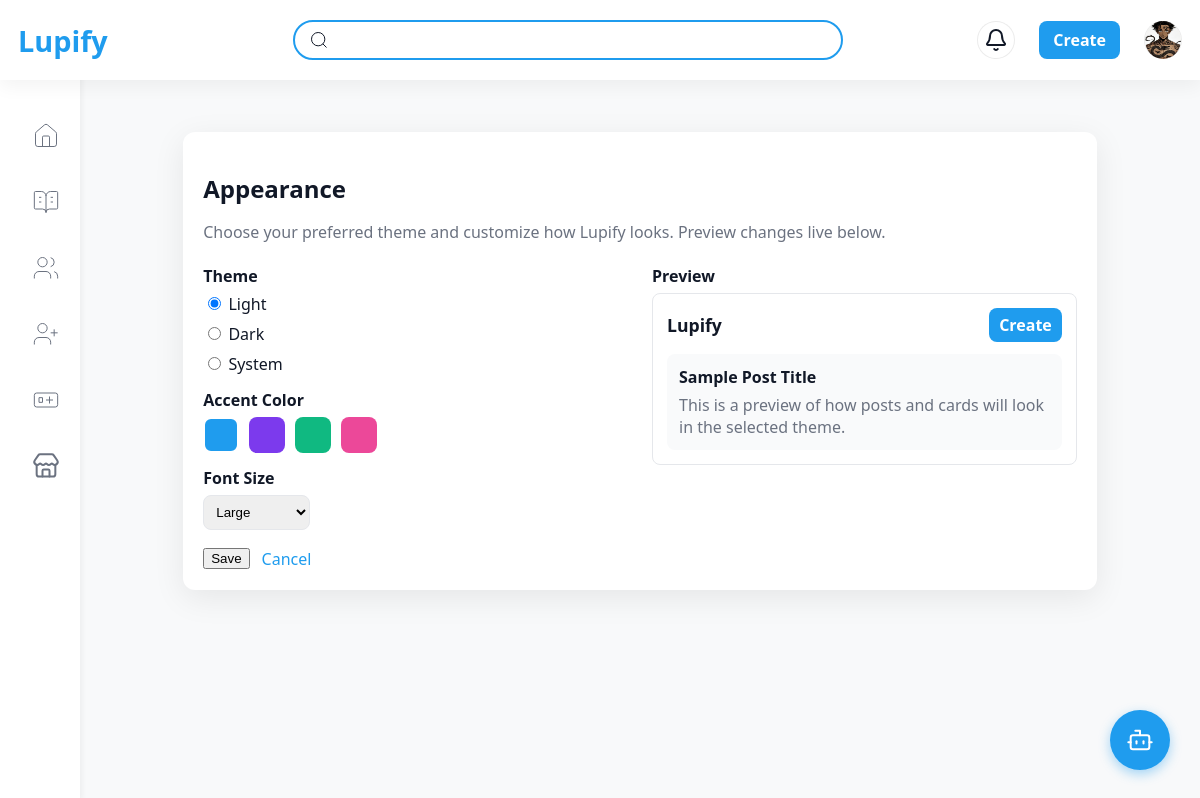
/accounts/appearance/ (signed in), run on the app's committed database.
### accounts/models.py (models this page shows, shortened)
class CustomUser(AbstractUser):
    bio = models.TextField(blank=True, null=True)
    avatar = models.ImageField(upload_to="avatars/", blank=True, null=True)
    color = models.CharField(max_length=20, default=random_color)
    is_verified = models.BooleanField(default=False)
    is_premium = models.BooleanField(default=False)
    is_email_verified = models.BooleanField(default=False)
    email_verification_code = models.CharField(max_length=6, blank=True, null=True)
    email_verification_attempts = models.IntegerField(default=0)
    email_verification_expires_at = models.DateTimeField(null=True, blank=True)
    social_youtube = models.URLField(max_length=255, blank=True, null=True)
    social_instagram = models.URLField(max_length=255, blank=True, null=True)
    social_tiktok = models.URLField(max_length=255, blank=True, null=True)
    social_twitch = models.URLField(max_length=255, blank=True, null=True)
    social_github = models.URLField(max_length=255, blank=True, null=True)
    public_profile = models.BooleanField(default=False)
    allow_public_socials = models.BooleanField(default=True)
    allow_dms = models.BooleanField(default=True)
    blocked_users = models.ManyToManyField(
        "self", symmetrical=False, related_name="blocked_by", blank=True
    )
    warning_count = models.IntegerField(default=0)
    suspended_until = models.DateTimeField(null=True, blank=True)
    phone_number = models.CharField(
        max_length=15,
        blank=True,
        null=True,
        validators=[
            RegexValidator(
                regex=r"^\+?\d{9,15}$",
                message="Phone number must be entered in the format: '+999999999'. Up to 15 digits allowed.",
            )
        ],
    )
    followers = models.ManyToManyField(
        "self", symmetrical=False, related_name="following", blank=True
    )
    saved_communities = models.ManyToManyField(
        "communities.Community", related_name="saved_by_users", blank=True
    )
    THEME_CHOICES = [("light", "Light"), ("dark", "Dark"), ("system", "System")]
    theme_preference = models.CharField(
        max_length=10, choices=THEME_CHOICES, default="light"
    )
    accent_color = models.CharField(max_length=9, default="#1f9cee")
    font_size = models.PositiveSmallIntegerField(default=14)

### accounts/views.py (the view, shortened to what this page needs)
# urls.py: path("appearance/", views.appearance_view, name="appearance"),
@login_required
def appearance_view(request):
    user = request.user
    return render(request, "accounts/appearance.html", {})

### accounts/templates/accounts/appearance.html (shortened to what this page needs)
{% extends 'dashboardhome.html' %}
{% load static %}
{% block content %}
  <div style="max-width:920px;margin:28px auto;padding:20px;background:var(--card-bg);color:var(--text-dark);border-radius:12px;box-shadow:0 8px 32px rgba(0,0,0,0.08)">
    <h2 style="margin-bottom:12px">Appearance</h2>
    <p style="color:var(--secondary-text);margin-bottom:16px">Choose your preferred theme and customize how Lupify looks. Preview changes live below.</p>
    <form method="post" id="appearanceForm">
      <div style="display:flex;gap:24px;flex-wrap:wrap;">
        <div style="flex:1;min-width:260px">
          <h4 style="margin:6px 0">Theme</h4>
          <div style="display:flex;flex-direction:column;gap:8px;">
            <label style="color:var(--text-dark)"><input type="radio" name="theme" value="light" {% if request.user.theme_preference == 'light' %}checked{% endif %}> Light</label>
            <label style="color:var(--text-dark)"><input type="radio" name="theme" value="dark" {% if request.user.theme_preference == 'dark' %}checked{% endif %}> Dark</label>
            <label style="color:var(--text-dark)"><input type="radio" name="theme" value="system" {% if request.user.theme_preference == 'system' %}checked{% endif %}> System</label>
          </div>
          <h4 style="margin:14px 0 6px">Accent Color</h4>
          <div style="display:flex;gap:10px;align-items:center;flex-wrap:wrap">
            <button type="button" class="accent-choice" data-color="#1f9cee" style="background:#1f9cee;width:36px;height:36px;border-radius:8px;border:2px solid transparent;cursor:pointer"></button>
            <button type="button" class="accent-choice" data-color="#7c3aed" style="background:#7c3aed;width:36px;height:36px;border-radius:8px;border:2px solid transparent;cursor:pointer"></button>
            <button type="button" class="accent-choice" data-color="#10b981" style="background:#10b981;width:36px;height:36px;border-radius:8px;border:2px solid transparent;cursor:pointer"></button>
            <button type="button" class="accent-choice" data-color="#ec4899" style="background:#ec4899;width:36px;height:36px;border-radius:8px;border:2px solid transparent;cursor:pointer"></button>
          </div>
          <h4 style="margin:14px 0 6px">Font Size</h4>
          <select name="font_size" id="fontSizeSelect" style="padding:8px;border-radius:8px;border:1px solid var(--border-color)">
            <option value="16">Large</option>
          </select>
        </div>
        <div style="flex:1;min-width:320px">
          <h4 style="margin:6px 0">Preview</h4>
          <div id="appearancePreview" style="padding:14px;border-radius:8px;border:1px solid var(--border-color);background:var(--card-bg)">
            <div style="display:flex;align-items:center;justify-content:space-between;margin-bottom:12px">
              <div style="font-weight:700;font-size:1.1rem;color:var(--text-dark)">Lupify</div>
              <div style="background:var(--primary);color:#fff;padding:6px 10px;border-radius:8px;font-weight:600">Create</div>
            </div>
            <div style="background:var(--muted-bg, #0f172a);padding:12px;border-radius:8px;color:var(--secondary-text)">
              <div style="font-weight:700;color:var(--text-dark)">Sample Post Title</div>
              <div style="margin-top:6px;color:var(--secondary-text)">This is a preview of how posts and cards will look in the selected theme.</div>
            </div>
          </div>
        </div>
      </div>
      <div style="margin-top:18px;display:flex;gap:12px;align-items:center">
        <button class="btn-primary" type="submit">Save</button>
        <a href="{% url 'account_dashboard' %}" style="color:var(--primary);">Cancel</a>
      </div>
    </form>
  </div>
{% endblock %}

### templates/dashboardhome.html (shortened to what this page needs)
{% load static %}
<!DOCTYPE html>
<html lang="en">
<head>
<link rel="stylesheet" href="{% static 'css/main.css' %}">
<link rel="stylesheet" href="{% static 'css/dashboard.css' %}">
<link rel="stylesheet" href="{% static 'css/dashboard-complete.css' %}">
<link rel="stylesheet" href="{% static 'css/dashboard-fixes.css' %}">
</head>
    <form class="search-form" action="{% url 'search_page' %}" method="GET" style="width:75%;max-width:900px;">
<header>
    <h1 class="logo">Lupify</h1>
    <form action="{% url 'search_page' %}" method="GET" style="width:60%;max-width:550px;">
        <div class="search-bar collapsed" id="mobileSearch">
            <svg xmlns="http://www.w3.org/2000/svg" viewBox="0 0 24 24" fill="none" stroke="currentColor">
                <circle cx="11" cy="11" r="8"/>
                <line x1="21" y1="21" x2="16.65" y2="16.65"/>
            </svg>
        </div>
    </form>
    <div class="nav-actions">
        <div class="icon-btn notification-btn" id="notificationBell" style="position: relative; cursor: pointer;">
        </div>
        <div class="create-btn">Create</div>
        <div class="icon-btn avatar-wrapper">
            {% if user.avatar %}
                <img src="{{ user.avatar.url }}" class="pfp user-profile-trigger" data-user-id="{{ user.id }}" data-username="{{ user.username }}" data-allow-public-socials="{{ user.allow_public_socials|yesno:'true,false' }}">
            {% else %}
                <div class="pfp-fallback user-profile-trigger" style="background: {{ user.color|default:'#999' }}" data-user-id="{{ user.id }}" data-username="{{ user.username }}" data-allow-public-socials="{{ user.allow_public_socials|yesno:'true,false' }}">
                    {{ user.username|slice:":1"|upper }}
                </div>
            {% endif %}
        </div>
    </div>
</header>
<aside class="sidebar" id="sidebar">
    <ul>
        <li class="{% if request.resolver_match.url_name == 'dashboard_home' %}active{% endif %}" title="Home">
            <a href="{% url 'dashboard_home' %}">
                <svg viewBox="0 0 24 24" fill="none" stroke="currentColor">
                    <path d="M15 21v-8a1 1 0 0 0-1-1h-4a1 1 0 0 0-1 1v8"/>
                    <path d="M3 10a2 2 0 0 1 .709-1.528l7-6a2 2 0 0 1 2.582 0l7 6A2 2 0 0 1 21 10v9a2 2 0 0 1-2 2H5a2 2 0 0 1-2-2z"/>
                </svg>
            </a>
        </li>
        <li class="{% if request.resolver_match.url_name == 'blogs' %}active{% endif %}" title="Blogs">
            <a href="{% url 'blogs' %}">
                <svg viewBox="0 0 24 24" fill="none" stroke="currentColor">
                    <path d="M12 7v14"/>
                    <path d="M16 12h2"/>
                    <path d="M16 8h2"/>
                    <path d="M3 18a1 1 0 0 1-1-1V4a1 1 0 0 1 1-1h5a4 4 0 0 1 4 4 4 4 0 0 1 4-4h5a1 1 0 0 1 1 1v13a1 1 0 0 1-1 1h-6a3 3 0 0 0-3 3 3 3 0 0 0-3-3z"/>
                    <path d="M6 12h2"/>
                    <path d="M6 8h2"/>
                </svg>
            </a>
        </li>
        <li class="{% if request.resolver_match.url_name == 'communities' %}active{% endif %}" title="Communities">
            <a href="{% url 'communities' %}">
                <svg viewBox="0 0 24 24" fill="none" stroke="currentColor">
                    <path d="M16 21v-2a4 4 0 0 0-4-4H6a4 4 0 0 0-4 4v2"/>
                    <path d="M16 3.128a4 4 0 0 1 0 7.744"/>
                    <path d="M22 21v-2a4 4 0 0 0-3-3.87"/>
                    <circle cx="9" cy="7" r="4"/>
                </svg>
            </a>
        </li>
        <li class="{% if request.resolver_match.url_name == 'subscriptions' %}active{% endif %}" title="Subscriptions">
            <a href="{% url 'subscriptions' %}">
                <svg viewBox="0 0 24 24" fill="none" stroke="currentColor">
                    <path d="M16 21v-2a4 4 0 0 0-4-4H6a4 4 0 0 0-4 4v2"/>
                    <circle cx="9" cy="7" r="4"/>
                    <line x1="19" x2="19" y1="8" y2="14"/>
                    <line x1="22" x2="16" y1="11" y2="11"/>
                </svg>
            </a>
        </li>
        <li class="{% if request.resolver_match.url_name == 'games_hub' %}active{% endif %}" title="Games">
            <a href="/accounts/games/">
                <svg viewBox="0 0 24 24" fill="none" stroke="currentColor">
                    <rect x="2" y="6" width="20" height="12" rx="2"/>
                    <path d="M6 10h3v4H6z"/>
                    <path d="M15 9v6"/>
                    <path d="M18 12h-6"/>
                </svg>
            </a>
        </li>
        <li class="{% if request.resolver_match.url_name == 'marketplace' %}active{% endif %}" title="Marketplace">
            <a href="{% url 'marketplace:home' %}">
            </a>
        </li>
    </ul>
</aside>
<div class="main-wrapper">
    {% block content %}{% endblock %}
</div>
<div id="aiChatBubble" style="position:fixed;bottom:30px;right:30px;width:60px;height:60px;border-radius:50%;background:var(--primary, #1f9cee);display:flex;align-items:center;justify-content:center;cursor:pointer;box-shadow:0 4px 12px rgba(31,156,238,0.4);transition:all 0.3s;z-index:999;">
</div>
</body>
</html>

### static/css/main.css (style rules this page uses)
:root { --primary: #167ac6; --primary-dark: #125f9a; --accent: #fec76f; --bg: #f8f9fa; --card-bg: #ffffff; --text-dark: #111827; --secondary-text: #6b7280; --icon-default: #6b7280; --card-shadow: 0 6px 18px rgba(0,0,0,0.05); }
* { box-sizing:border-box }
html,body { height:100%;margin:0;padding:0;background:var(--bg);color:var(--text-dark);font-family:'Segoe UI',system-ui,Arial,sans-serif }
a { color:var(--primary);text-decoration:none }
img { max-width:100%;height:auto;display:block }

### static/css/dashboard.css (style rules this page uses)
:root { --primary: #1f9cee; --primary-dark: #167ac6; --accent: #fec76f; --bg: #f8f9fa; --card-bg: #ffffff; --text-dark: #111827; --secondary-text: #6b7280; --icon-default: #6b7280; --card-shadow: 0 6px 18px rgba(0,0,0,0.05); --border: #e5e7eb; --border-color: #e5e7eb; --hover-bg: rgba(0,0,0,0.05); --danger: #dc2626; }
header { background: var(--card-bg); padding: 10px 20px; display: flex; align-items: center; justify-content: space-between; box-shadow: 0 2px 6px rgba(0,0,0,0.05); position: fixed; top: 0; left: 0; right: 0; z-index: 1200; height: 80px; }
.logo { font-size: 1.8rem; font-weight: 700; color: var(--primary); min-width: 120px; margin-right: 20px; }
.search-bar { width: 60%; max-width: 550px; display: flex; align-items: center; background: var(--card-bg); border: 2px solid var(--primary); border-radius: 50px; padding: 8px 14px; transition: all 0.3s ease; }
.search-bar svg { width: 20px; height: 20px; margin-right: 8px; stroke: var(--text-dark); cursor: pointer; }
.nav-actions { display: flex; align-items: center; gap: 24px; flex-shrink: 0; }
.icon-btn { width: 38px; height: 38px; display: flex; align-items: center; justify-content: center; background: var(--card-bg); border-radius: 50%; cursor: pointer; transition: 0.2s; border: 1px solid rgba(0,0,0,0.08); position: relative; }
.create-btn { padding: 8px 14px; background: var(--primary); color: #fff; border-radius: 8px; font-weight: 600; cursor: pointer; transition: 0.2s; }
.sidebar { position: fixed; left: 0; top: 0; bottom: 0; width: 90px; background: var(--card-bg); display: flex; flex-direction: column; align-items: center; padding-top: 100px; box-shadow: 2px 0 6px rgba(0,0,0,0.05); z-index: 10; transition: transform 0.3s ease-in-out; }
.sidebar ul { list-style: none; padding: 0; margin: 0; width: 100%; }
.sidebar ul li { width: 100%; height: 60px; display: flex; align-items: center; justify-content: center; cursor: pointer; border-radius: 12px; transition: background 0.2s, transform 0.2s; }
.sidebar ul li svg { width: 28px; height: 28px; stroke: var(--icon-default); }
.sidebar ul li a { display: flex; align-items: center; justify-content: center; width: 100%; height: 100%; text-decoration: none; }
.main-wrapper { display: flex; margin-left: 90px; padding: 12px 16px; flex-direction: column; gap: 20px; transition: margin-left 0.3s; }
.pfp, .pfp-fallback { width: 38px; height: 38px; border-radius: 50%; display: flex; align-items: center; justify-content: center; font-weight: bold; color: #fff; font-size: 1rem; }
.pfp { object-fit: cover; }
.avatar-wrapper { position: relative; cursor: pointer; }
body, html { overflow-x: hidden; }
.main-wrapper { padding-top: 104px; }
.sidebar { transition: transform 0.3s cubic-bezier(0.4, 0, 0.2, 1); }
.notification-btn { position: relative; }

### static/css/dashboard-fixes.css (style rules this page uses)
.sidebar { width:80px !important;min-width:80px !important }
@media (min-width:769px) { .main-wrapper { margin-left:80px !important } }
svg { overflow:visible !important;display:inline-block;vertical-align:middle }

### templates/dashboardhome.html (style rules this page uses)
.search-form { width: 75%; max-width: 900px; }
.search-form .search-bar { width: 100%; }
.nav-actions .notification-btn { z-index: 2350; position: relative; }
.filter-bubble, .filter-bubble.active, .create-btn, #aiChatBubble, .foryou-action-btn { z-index: 100; position: relative; }

### data on the page
CustomUser: avatar (picture), theme_preference "☑ Light", theme_preference "☐ Dark", theme_preference "☐ System"
